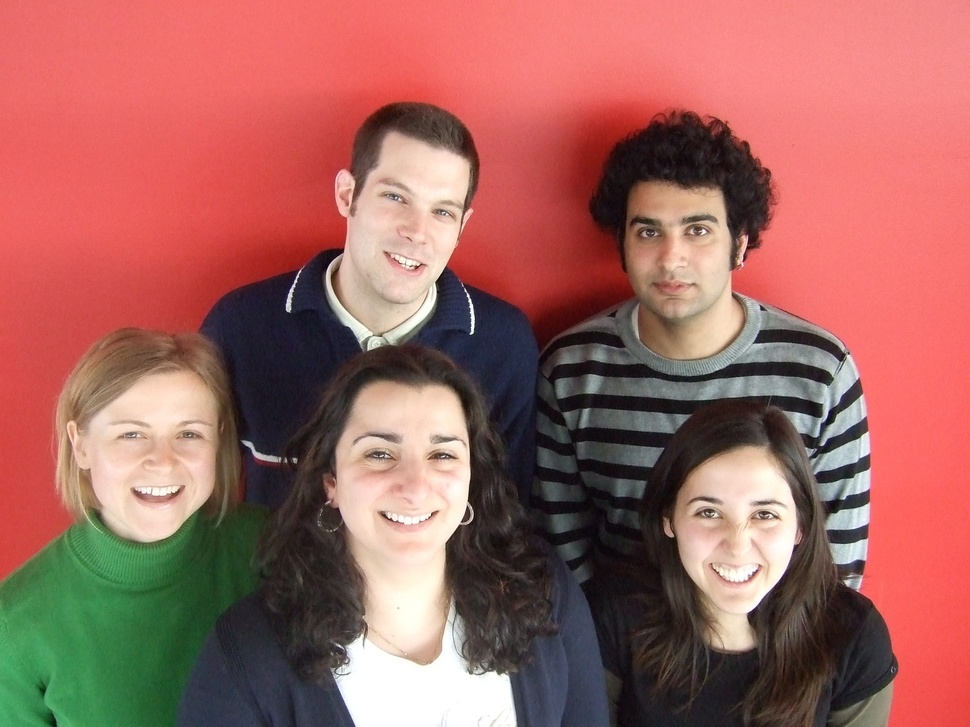
%> input picture FaceDetection/group.jpg, 970 x 727 px, shrunk from 2848 x 2136 before the run
$ octave ex_4b.m   (GNU Octave 9; MATLAB toolbox functions it lacks are replaced by stand-ins)
%> lines starting %> are read from the running program, lines starting %| are printed output that depends on the picture
% Create a detector object.


faceDetector = vision.CascadeObjectDetector;

% Read input image.

I = imread('group.jpg');
%> I is the input picture: size 727x970x3 uint8; mean R, G, B 162, 101.4, 95
% I= im2double(I);

% Detect faces.

bboxes = step(faceDetector, I);
%> bboxes = [75 376 169 169; 317 386 187 187; 343 149 150 150; 602 180 142 142; 663 462 148 148]

[M N]=size(bboxes);%Assigning size of bboxes
%> M = 5; N = 4
x= bboxes(:,1);%Assigning all x co-ordinates of bboxes
%> x = [75; 317; 343; 602; 663]
y= bboxes(:,2);%Assigning all y co-ordinates of bboxes
%> y = [376; 386; 149; 180; 462]
w= bboxes(:,3);%Assigning all width of bboxes
%> w = [169; 187; 150; 142; 148]
h= bboxes(:,4);%Assigning all height of bboxes
%> h = [169; 187; 150; 142; 148]
% figure(1),title('Faces');
for i=1:M
 IFaces = imcrop(I,[x(i) y(i) w(i) h(i)]);%cropping images
 subplot(2,3,i);
 imshow(IFaces);
end
%> this loop made 5 passes
%> pass 1, `IFaces = imcrop(I,[x(i) y(i) w(i) h(i)]);`:
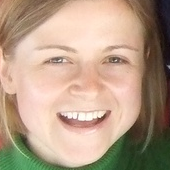
%> IFaces: size 170x170x3 uint8; mean R, G, B 181, 156.3, 134.5
%> pass 2, `IFaces = imcrop(I,[x(i) y(i) w(i) h(i)]);`:
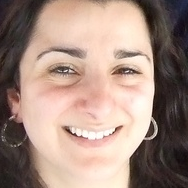
%> IFaces: size 188x188x3 uint8; mean R, G, B 165, 140.4, 128.6
%> pass 3, `IFaces = imcrop(I,[x(i) y(i) w(i) h(i)]);`:
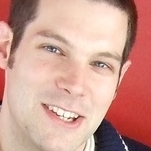
%> IFaces: size 151x151x3 uint8; mean R, G, B 206.7, 157.7, 145.9
%> after the loop:
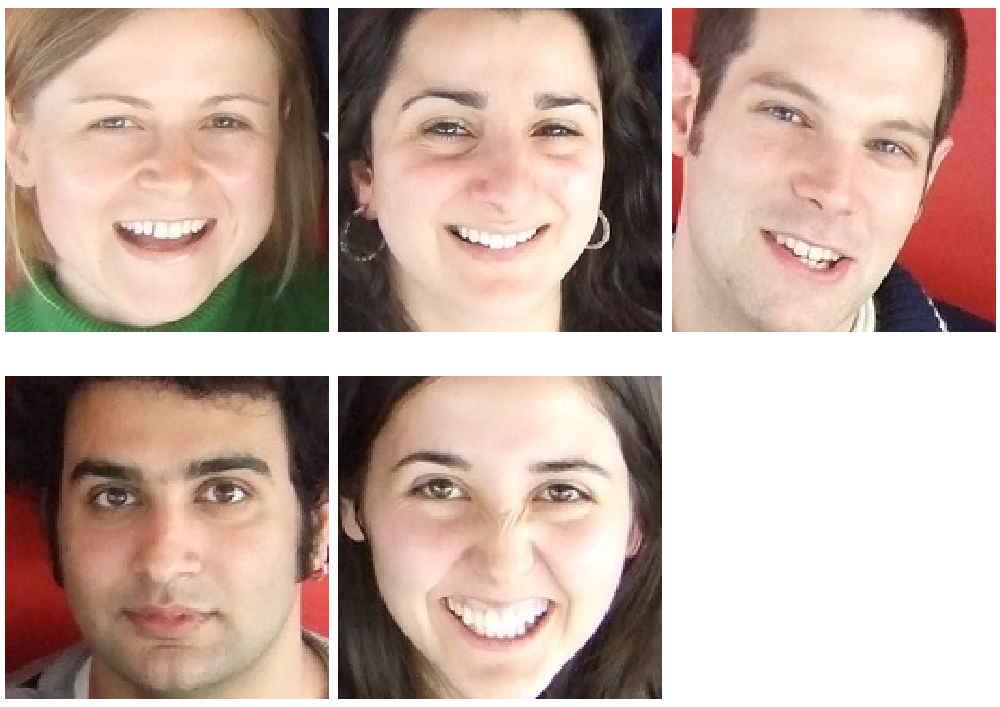
%> figure redrawn from the program's plot data, 5 panels
